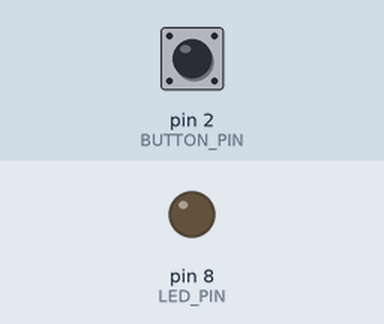
This sketch was run on a simulated Arduino Uno, built with avr-gcc and run on an emulated ATmega328P. Parts: output pins drawn as LEDs (lit = HIGH). The inputs (shaded band) are chosen by the test bench; at power-on: pin 2 (BUTTON_PIN) HIGH.

Above: at 1.2 s.
1.3 s: pin 2 (BUTTON_PIN) pulled LOW for 0.15 s
At 1.6 s:
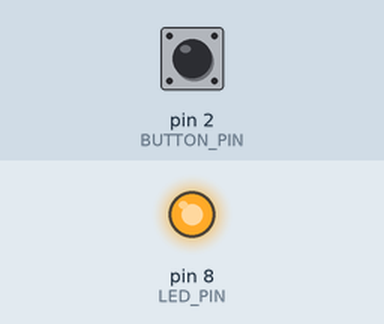
2.9 s: pin 2 (BUTTON_PIN) pulled LOW for 1 s
At 4.0 s:
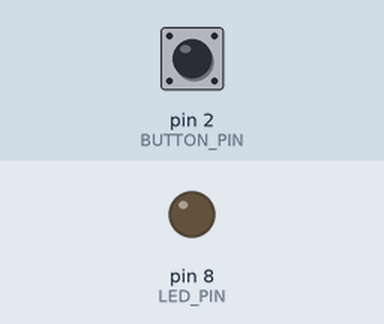
5.4 s: pin 2 (BUTTON_PIN) pulled LOW for 3.2 s
At 5.9 s:
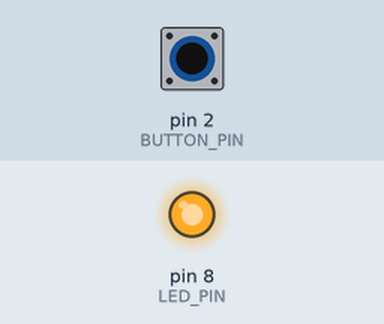
Timing chart, 0 to 8.4 s (numbered marks = the images above; inputs shaded):
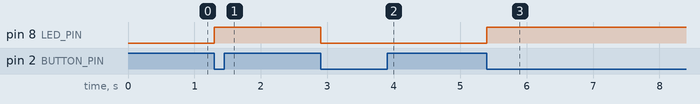

Measured:
- after the input at 1.3 s, pin 8 (LED_PIN): LOW → HIGH at once
- after the input at 2.9 s, pin 8 (LED_PIN): HIGH → LOW at once
- after the input at 5.4 s, pin 8 (LED_PIN): LOW → HIGH at once

The sketch:

interuptsSolveBebounce.ino
```cpp
#define LED_PIN 8
#define BUTTON_PIN 2


volatile unsigned long lastTimeButtonReleased = millis();
unsigned long debounceDelay = 50;
int LEDState = LOW;
volatile bool buttonReleased = false;

void setup() {
  // put your setup code here, to run once:
  pinMode(LED_PIN, OUTPUT);
  pinMode(BUTTON_PIN, INPUT);
  attachInterrupt(digitalPinToInterrupt(BUTTON_PIN),
                  buttonReleasedInterrupt,
                  FALLING);
}

void loop() {
  // put your main code here, to run repeatedly:
  if (buttonReleased) {
    buttonReleased = false;
    toggleLED();
  }
}

void buttonReleasedInterrupt() {
  unsigned long currButtonPressed = millis();
  if (currButtonPressed - lastTimeButtonReleased > debounceDelay) {
    buttonReleased = true;
    lastTimeButtonReleased = currButtonPressed;
  }
}

void toggleLED() {
  if (LEDState == LOW) {
    LEDState = HIGH;
  } else {
    LEDState = LOW;
  }
  digitalWrite(LED_PIN, LEDState);
}
```
